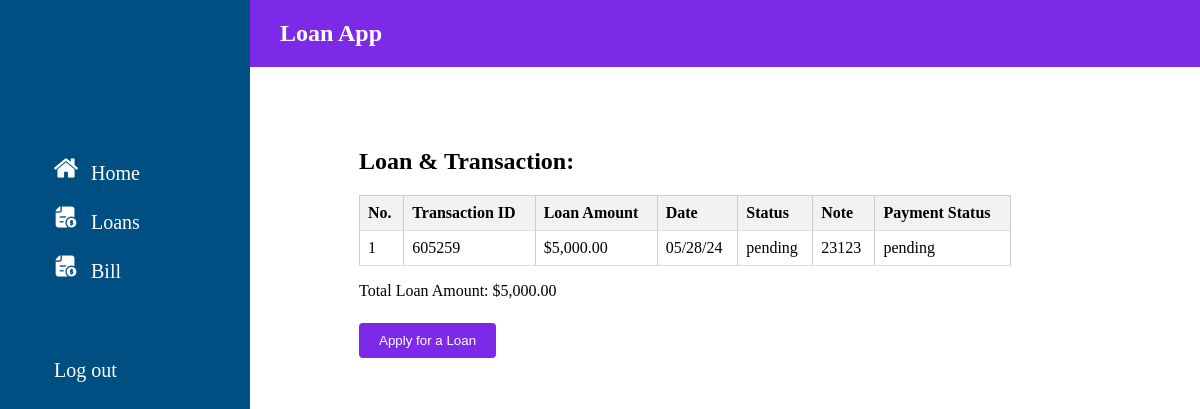
Screenshot of /view/basic/loan.php (signed in) with the database file from the repository.
### tables this page shows
CREATE TABLE `loans` (
  `loan_id` int(11) NOT NULL,
  `user_id` int(11) NOT NULL,
  `loan_amount` decimal(10,2) NOT NULL,
  `transaction_id` int(11) NOT NULL,
  `status` varchar(255) NOT NULL,
  `note` varchar(255) DEFAULT NULL,
  `date` date NOT NULL,
  `payable_months` int(11) NOT NULL CHECK (`payable_months` between 3 and 32),
  `payment_status` enum('pending','completed','late') NOT NULL DEFAULT 'pending'
);

### view/basic/get_loan.php (called while the page is built, shortened)
<?php
function getLoanData($user_id) {
    $servername = "localhost";
    $username = "root";
    $password = "";
    $dbname = "go_loan";
    $conn = new mysqli($servername, $username, $password, $dbname);
    $stmt = $conn->prepare("SELECT * FROM loans WHERE user_id = ?");
    $stmt->bind_param("i", $user_id);
    $stmt->execute();
    $result = $stmt->get_result();
    return $result;
}
?>

### view/basic/loan.php (the view, shortened to what this page needs)
<!DOCTYPE html>
<html lang="en">
<head>
    <link rel="stylesheet" href="../css/design.css">
</head>
<body>
    <div class="container">
        <?php include 'basic_sidebar.php'; ?>
        <div class="content">
            <?php include 'header.php'; ?>
            <h2>Loan & Transaction:</h2>
            <?php
            include 'get_loan.php';
            $totalLoanAmount = 0;
            if (isset($_SESSION['user_id'])) {
                $result = getLoanData($_SESSION['user_id']);
                if ($result->num_rows > 0) {
                    echo "<table border='1'>";
                    echo "<tr><th>No.</th><th>Transaction ID</th><th>Loan Amount</th><th>Date</th><th>Status</th><th>Note</th><th>Payment Status</th></tr>";
                    $count = 1;
                    while ($row = $result->fetch_assoc()) {
                        $date = new DateTime($row['date']);
                        $formattedDate = $date->format('m/d/y');
                        echo "<tr><td>" . $count . "</td><td>" . htmlspecialchars($row['transaction_id']) . "</td><td>$" . number_format($row['loan_amount'], 2) . "</td><td>" . htmlspecialchars($formattedDate) . "</td><td>" . htmlspecialchars($row['status']) . "</td><td>" . htmlspecialchars($row['note']) . "</td><td>" . htmlspecialchars($row['payment_status']) . "</td></tr>";
                        $totalLoanAmount += $row['loan_amount'];
                        $count++;
                    }
                    echo "</table>";
                    echo "<p>Total Loan Amount: $" . number_format($totalLoanAmount, 2) . "</p>";
                } else {
                    echo "<p>No loan transactions found.</p>";
                }
            } else {
                echo "<p>Please log in to view loan transactions.</p>";
            }
            ?>
            <br>
            <button id="openLoanForm">Apply for a Loan</button>
        </div>
    </div>
</body>
</html>

### view/css/design.css (style rules this page uses)
* { box-sizing: border-box; }
.container { margin-left: 250px; width: calc(100% - 250px); margin-top: 56px; padding: 8px; display: block; }
.content { margin-left: 85px; width: calc(100% - 250px); margin-top: 56px; padding: 8px; display: block; }
table { width: 500px; border-collapse: collapse; }
th, td { border: 1px solid #ccc; padding: 8px; text-align: left; }
th { background-color: #f2f2f2; }
p { margin-bottom: 5px; }
#openLoanForm { display: inline-block; padding: 10px 20px; background-color: #7d2ae8; color: white; border: none; border-radius: 4px; cursor: pointer; transition: background-color 0.3s; }
table { width: 100%; border-collapse: collapse; }
th, td { padding: 8px; text-align: left; border-bottom: 1px solid #ddd; }

### rows the page displays
loans: transaction "605259", loan_amount "5,000.00", date "05/28/24", status "pending", note "23123", payment_status "pending"

### other values shown
$totalLoanAmount "5,000.00"
